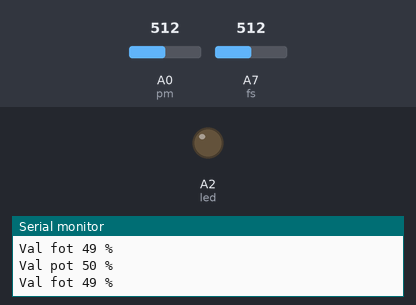
Simulated run of this sketch. Board: Arduino Nano, built with avr-gcc and run on an emulated ATmega328P. Shown: output pins drawn as LEDs (lit = HIGH), the last lines printed to the serial monitor. The test bench sets the inputs (shaded band); at power-on: A7 (fs) = 512, A0 (pm) = 512.

Above: at 1.8 s.
1.9 s: A7 (fs) set to 504
At 2.3 s:
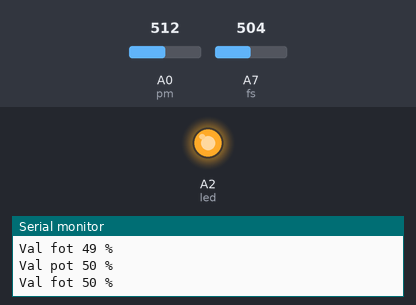
3.5 s: A7 (fs) set to 716
At 5.1 s:
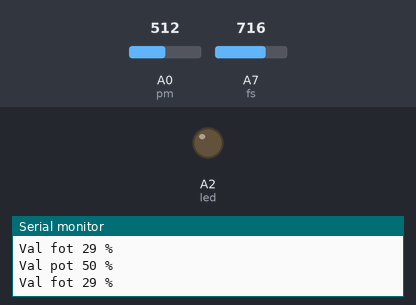
5.5 s: A7 (fs) set to 511
At 6.7 s:
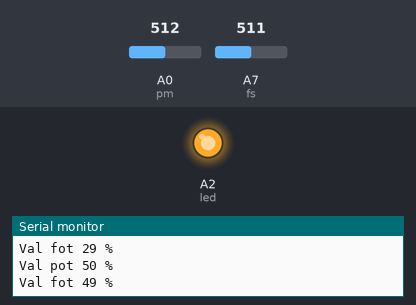
Timing chart, 0 to 8.5 s (numbered marks = the images above; inputs shaded):
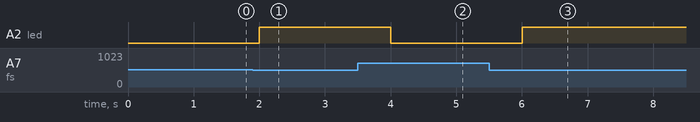

The sketch:

sketch_feb07a.ino
```cpp
int pm = A0;
int fs = A7;
int led = A2;
long v;
int fin;
int fv;
String sr = " % ";
String pot = "Val pot ";
String fot = "Val fot ";
const int threshold = 500;
void setup()
{
pinMode(pm, INPUT);
pinMode(fs, INPUT);
pinMode(led, OUTPUT);
Serial.begin(9600);
}
void loop() {

   v = analogRead(pm);

   int input = analogRead(fs);
   if (input < v) {
      digitalWrite(led, HIGH);
   }
   else {
      digitalWrite(led, LOW);
   }
   //input 1000 - 0, v = 1023 - 0
   fin = 100 - (input/10);
   fv = v*100 / 1023;
   //Serial.println(input);
   Serial.println(pot + fv + sr );
   Serial.println(fot + fin + sr );
   Serial.println();
   delay(1000);
}
```

Measured:
- the behaviour switches between 512 and 511 on A7 (fs) (found by bisection; images 0 and 1)
- after the input at 1.9 s, A2 (led): LOW → HIGH after 0.10 s
- after the input at 3.5 s, A2 (led): HIGH → LOW after 0.50 s
- after the input at 5.5 s, A2 (led): LOW → HIGH after 0.51 s
